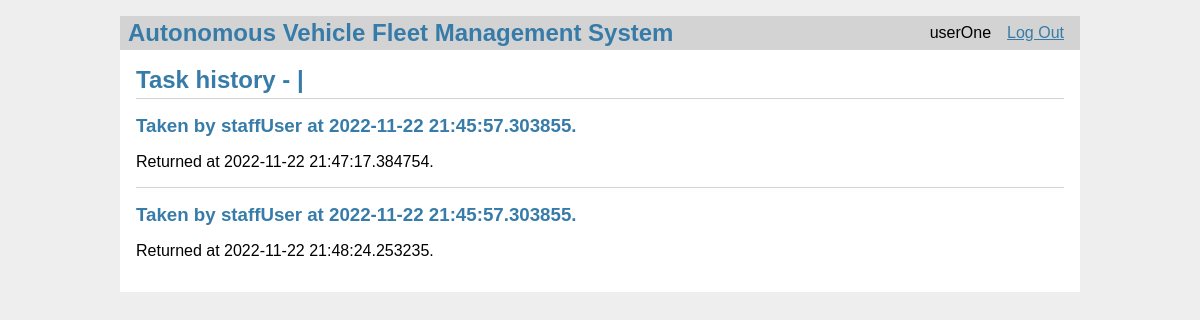
/vehicles/task_history?vid=2 (signed in), run on the app's committed database.
### models.py (models this page shows, shortened)
class User(db.Model):
    id = db.Column(db.Integer, primary_key=True)
    username = db.Column(db.String(80), unique=True, nullable=False)
    password = db.Column(db.String(80), unique=True, nullable=False)
    role = db.Column(db.String(80), unique=False, nullable=False)

class VehicleTask(db.Model):
    id = db.Column(db.Integer, primary_key=True)
    vehicle_id = db.Column(db.Integer, nullable=False)
    user_id = db.Column(db.Integer, nullable=False)
    completed = db.Column(db.Boolean, unique=False,
                          nullable=False, default=False)
    start_time = db.Column(db.DateTime, nullable=False)
    end_time = db.Column(db.DateTime, nullable=True)

### vehicles.py (the view)
@bp.route('/task_history', methods=('GET', 'POST'))
def task_history():
    vid = request.args.get('vid')
    vehicle = Vehicle.query.filter_by(id=vid).first()
    tasks = VehicleTask.query.filter_by(vehicle_id=vid).all()
    users = {
        user.id: user for user in
        User.query.filter(User.id.in_(
            [task.user_id for task in tasks]
        )).all()
    }
    return render_template('vehicles/task_history.html', vehicle=vehicle, tasks=tasks, users=users)

### auth.py (called while the page is built)
@bp.before_app_request
def load_logged_in_user():
    user_id = session.get('user_id')
    if user_id is None:
        g.user = None
    else:
        g.user = User.query.filter_by(id=user_id).first()

### templates/vehicles/task_history.html (shortened to what this page needs)
{% extends 'base.html' %}
{% block header %}
<h1>Task history - {% block title %}{{ vehicle.manufacturer }} | {{ vehicle.license_plate_number }}{% endblock %}</h1>
{% endblock %}
{% block content %}
{% for t in tasks %}
<article class="task">
    <header>
        <div>
            <h1>Taken by {{ users[t.user_id].username }} at {{ t.start_time }}.</h1>
            {% if t.end_time %}
            <p>Returned at {{ t.end_time }}.</p>
            {% else %}
            <p>Not yet returned.</p>
            {% endif %}
        </div>
    </header>
</article>
{% if not loop.last %}
<hr>
{% endif %}
{% endfor %}
{% endblock %}

### templates/base.html (shortened to what this page needs)
<!doctype html>
<link rel="stylesheet" href="{{ url_for('static', filename='style.css') }}">
<nav>
    <h1>Autonomous Vehicle Fleet Management System</h1>
    <ul>
        {% if g.user %}
        <li><span>{{ g.user['username'] }}</span>
        <li><a href="{{ url_for('auth.logout') }}">Log Out</a>
            {% else %}
        <li><a href="{{ url_for('auth.register') }}">Register</a>
        <li><a href="{{ url_for('auth.login') }}">Log In</a>
            {% endif %}
    </ul>
</nav>
<section class="content">
    <header>
        {% block header %}{% endblock %}
    </header>
    {% block content %}{% endblock %}
</section>

### static/style.css (style rules this page uses)
h1 { font-family: sans-serif; color: #377ba8; margin: 1rem 0; }
a { color: #377ba8; }
hr { border: none; border-top: 1px solid lightgray; }
nav { background: lightgray; display: flex; align-items: center; padding: 0 0.5rem; }
nav h1 { flex: auto; margin: 0; }
nav ul { display: flex; list-style: none; margin: 0; padding: 0; }
nav ul li a, nav ul li span, header .action { display: block; padding: 0.5rem; }
.content { padding: 0 1rem 1rem; }
.content>header { border-bottom: 1px solid lightgray; display: flex; align-items: flex-end; }
.content>header h1 { flex: auto; margin: 1rem 0 0.25rem 0; }
.content:last-child { margin-bottom: 0; }

### data on the page
User: user.username "userOne"
VehicleTask: start_time "2022-11-22 21:45:57.303855", end_time "2022-11-22 21:47:17.384754"
User: username "staffUser"
VehicleTask: start_time "2022-11-22 21:45:57.303855", end_time "2022-11-22 21:48:24.253235"
